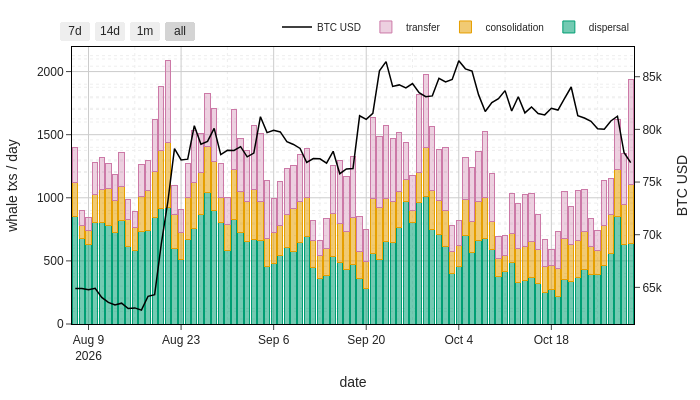

Source (notebook cell):
### Markdown cell above
### Graph 2-4: whale footprint + price (combo of 2-2 and 2-3)
- Stacked shape bars (left) against BTC USD (right, black).
- Question it answers: does dispersal-heavy flow line up with price moves?

### Code cell
fig = go.Figure()
import random
random.seed(36)  # green/orange/purple, max separation
fam = [h for h in PALETTES[ACTIVE_PALETTE] if h != "#000000"]
pick = random.sample(fam, 3)  # [dispersal, consolidation, transfer]
def hx(h, a=0.55):
    h = h.lstrip("#")
    r, g, b = (int(h[i:i+2], 16) for i in (0, 2, 4))
    return f"rgba({r},{g},{b},{a})"

for col, name, ci in [("dispersal", "dispersal", 0),
                     ("consolidation", "consolidation", 1),
                     ("transfer", "transfer", 2)]:
    fig.add_trace(go.Bar(x=whale_daily["date"], y=whale_daily[col], name=name,
        marker_color=hx(pick[ci], 0.35 if ci == 2 else 0.55),
        marker_line_color=pick[ci], marker_line_width=1))
fig.add_trace(go.Scatter(x=whale_daily["date"], y=whale_daily["btc_usd"], name="BTC USD", yaxis="y2",
    line=dict(color="black", width=1.5)))
fig.update_layout(
    barmode="stack",
    showlegend=True, height=HEIGHT, width=WIDTH,
    legend=dict(orientation="h", yanchor="bottom", y=1.02,
                xanchor="right", x=1, font=dict(size=10)),
    margin=dict(t=20, b=40, l=60, r=60),
    xaxis_title="date", hovermode="x unified",
    xaxis=dict(
        showline=True, linecolor="black", mirror=True,
        rangeselector=dict(buttons=[
            dict(count=7, label="7d", step="day", stepmode="backward"),
            dict(count=14, label="14d", step="day", stepmode="backward"),
            dict(count=1, label="1m", step="month", stepmode="backward"),
            dict(step="all")])), 
    yaxis=dict(showline=True, linecolor="black", mirror=True, title="whale txs / day"),
    yaxis2=dict(overlaying="y", side="right", showgrid=False,
                showline=True, linecolor="black", title="BTC USD"))
fig.show()
